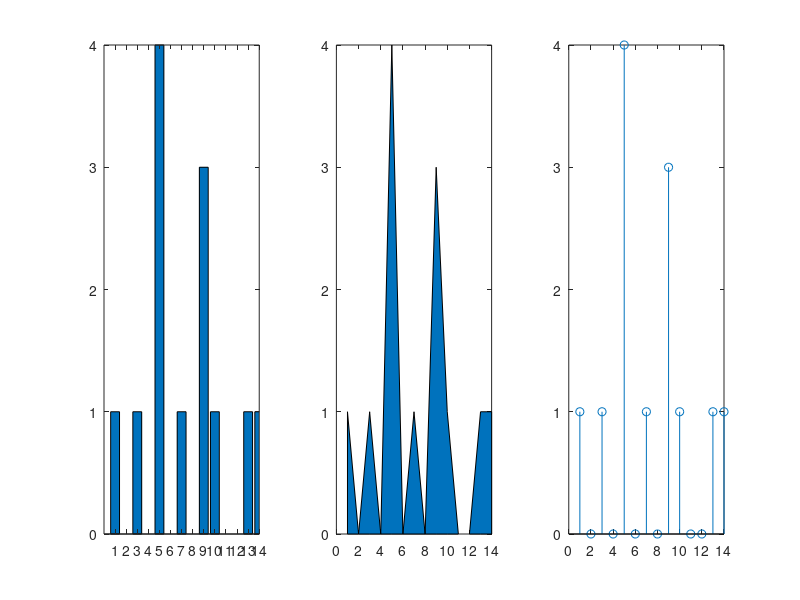

This chart was generated by the following MATLAB code:
%统计图形
clc, clear
x = [1 3 5 5 5 5 7 9 9 9 10 13 14];
a = tabulate(x);
X = a(:, 1)';
freqy = a(:, 2)';
%bar(group_name/bar_name, data matrix)
subplot(1, 3, 1); bar(X, freqy); xlim([0 max(x)]);
subplot(1, 3, 2); area(X, freqy); xlim([0 max(x)]);
subplot(1, 3, 3); stem(X, freqy); xlim([0 max(x)]);
